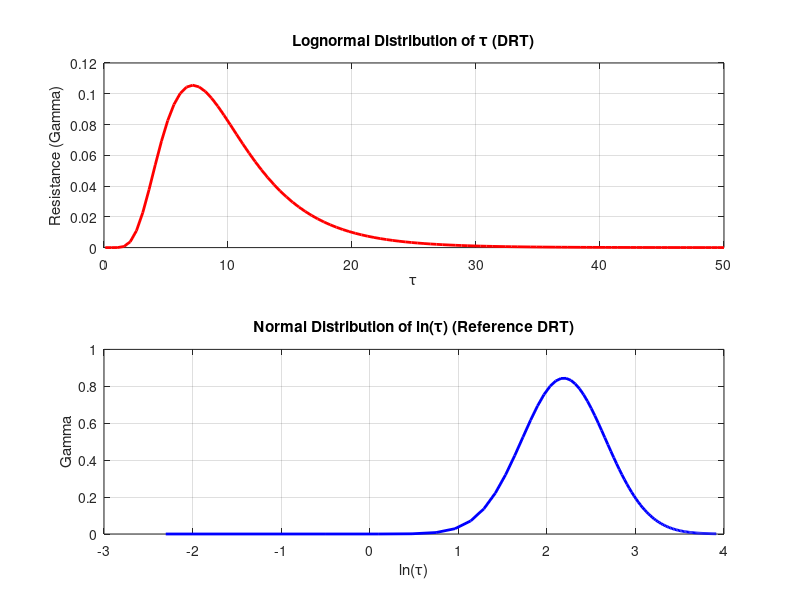

Source code (MATLAB):
clc;clear; close all;

% tau는 log normal 분포를 따름
mean_lognormal = 10;
std_lognormal = 5;

% ln(tau)는 정규분포를 따름
sigma_squared = log(1 + (std_lognormal^2) / (mean_lognormal^2));
sigma = sqrt(sigma_squared); % ln(tau)의 표준편차
mu = log(mean_lognormal) - (sigma_squared / 2); % ln(tau)의 평균

% tau 범위 설정
%tau_values = logspace(log10(mean_lognormal/10), log10(mean_lognormal*10), 100);
tau_values = linspace(0.1, 50, 100);

% 로그정규 분포 PDF 계산 
lognormal_pdf = lognpdf(tau_values, mu, sigma);

% ln(tau) 범위 설정
ln_tau_values = log(tau_values);

% 정규분포 PDF 계산
normal_pdf = normpdf(ln_tau_values, mu, sigma);

% Plot
figure;

% tau의 log normal 분포 
subplot(2, 1, 1);
plot(tau_values, lognormal_pdf, 'r-', 'LineWidth', 2);
xlabel('\tau');
ylabel('Resistance (Gamma)');
title('Lognormal Distribution of \tau (DRT)');
grid on;

% ln (tau)의 normal 분포 
subplot(2, 1, 2);
plot(ln_tau_values, normal_pdf, 'b-', 'LineWidth', 2);
xlabel('ln(\tau)');
ylabel('Gamma');
title('Normal Distribution of ln(\tau) (Reference DRT)');
grid on;

